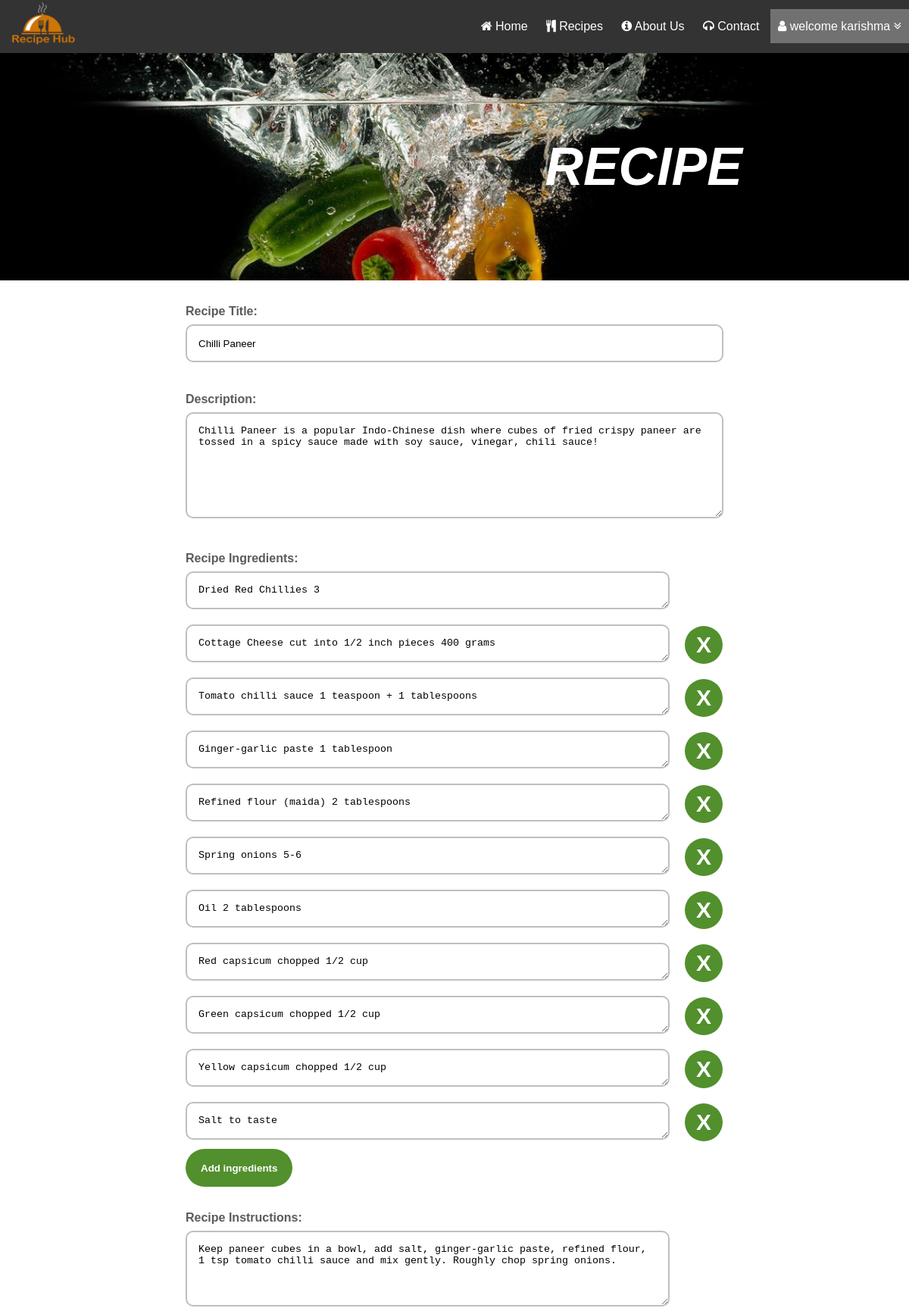
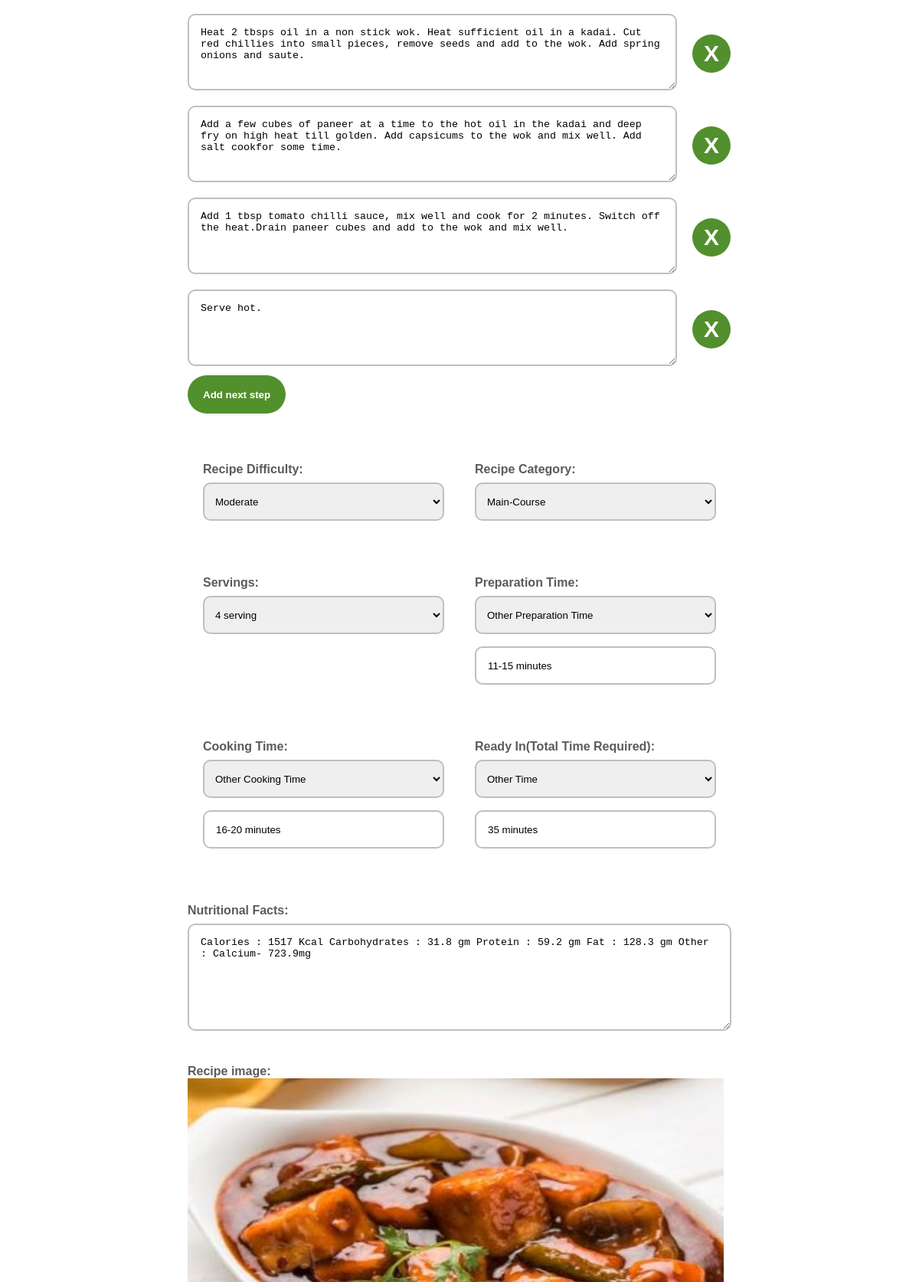
The app's page /edit.php?id=2 (signed in, upper part) with its own data (2 pictures, top to bottom).
### tables this page shows
CREATE TABLE `dishes` (
  `id` int(10) NOT NULL,
  `name` varchar(255) NOT NULL,
  `uploded_by` varchar(255) NOT NULL,
  `prep` varchar(255) NOT NULL,
  `cook` varchar(255) NOT NULL,
  `ready_in` varchar(255) NOT NULL,
  `category` varchar(255) NOT NULL,
  `serve` int(10) NOT NULL,
  `level` varchar(255) NOT NULL,
  `discription` text NOT NULL,
  `nutritions` longtext NOT NULL,
  `image` varchar(255) NOT NULL
);

CREATE TABLE `ingredients` (
  `dish_id` int(11) NOT NULL,
  `rank` int(11) NOT NULL,
  `ingredients` mediumtext NOT NULL
);

CREATE TABLE `directions` (
  `dish_id` int(11) NOT NULL,
  `step` int(11) NOT NULL,
  `directions` text NOT NULL
);

### edit.php (the view, shortened to what this page needs)
<?php
   require_once "pdo.php";
     $stmt = $pdo->prepare("SELECT * FROM `dishes` WHERE `id` = :id");
     $stmt->execute(array(":id" => $_GET['id']));
     $dish = $stmt->fetch(PDO::FETCH_ASSOC);
     $stmt = $pdo->prepare("SELECT * FROM `directions` WHERE `dish_id` = :id ORDER BY `directions`.`step` ASC ");
     $stmt->execute(array(":id" => $_GET['id']));
     $directions = $stmt->fetchAll(PDO::FETCH_ASSOC);
     $stmt = $pdo->prepare("SELECT * FROM `ingredients` WHERE `dish_id` = :id ORDER BY `ingredients`.`rank` ASC ");
     $stmt->execute(array(":id" => $_GET['id']));
     $ingredients = $stmt->fetchAll(PDO::FETCH_ASSOC);
?>
<!DOCTYPE html>
<html>
<head>
	<link rel="stylesheet" href="https://cdnjs.cloudflare.com/ajax/libs/font-awesome/4.7.0/css/font-awesome.min.css">
  <link rel="stylesheet" href="recipe_styles.css">
</head>
<body>
<div class="navbar">
  <div class="logo">
    <img src="img/recipehub.png" id="logoimg" height="70px" width="120px">
  </div>
<ul id="navlist">
  <li class="navlist"><a href="recipe_trial.php"><i class="fa fa-home" aria-hidden="true"></i> Home</a></li>
  <li class="navlist"><a href="allrecipes.php"><i class='fa fa-cutlery' aria-hidden='true'></i> Recipes</a></li>
  <li class="navlist"><a href="about.php"><i class="fa fa-info-circle" aria-hidden="true"></i> About Us</a></li>
  <li class="navlist"><a href="contact.php"><i class="fa fa-headphones" aria-hidden="true"></i> Contact</a></li>
  <li class="navlist" id='dropbtn'>
  <?php
      if(isset($_SESSION['username'])){
        echo "<a class='active'><i class='fa fa-user' aria-hidden='true'></i> welcome ".$_SESSION['username']." <i class='fa fa-angle-double-down' aria-hidden='true'></i></a>";
      }else{
        echo "<a href='landing.php'><i class='fa fa-sign-in' aria-hidden='true'></i> Login</a>";
      }
  ?>
  </li>
</ul>
</div>
<div class="div1">
  <div class="text">
    <strong>RECIPE</strong>
  </div>
</div>
<div class="main">
 <form method="post" enctype="multipart/form-data">
 	<div class="field">
  <label for="recipe_title"><strong>Recipe Title:</strong></label><br>
  <input type="text" id="recipe_title" name="recipe_title" placeholder="Your Recipe Title" required value="<?= ($dish['name'])? htmlentities($dish['name']): '' ?>">
</div>
<div class="field">
	<label for="description"><strong>Description:</strong></label><br>
	<textarea id="description" name="description" placeholder="Your Recipe Description" style="height:140px" required ><?= ($dish['discription'])? htmlentities($dish['discription']): '' ?></textarea>
</div>
<div class="field">
  <label for="ingredient1"><strong>Recipe Ingredients:</strong></label><br>
  <textarea id="ingredient1" name="ingredient1" placeholder="Enter Your Recipe Ingredients" style="height:50px; width: 90%;" required><?= htmlentities($ingredients[0]['ingredients']) ?></textarea>
  <div id="add_ingredients">
  <?php
        $ingrd_count = 1;
        for($i=1; $i < count($ingredients); $i++){
            $ingrd_count++;
            echo '<div id="ingrd'.$ingrd_count.'"  class="count_ingrd" style="position: relative;">
            <textarea id="ingredient'.$ingrd_count.'" name="ingredient'.$ingrd_count.'" placeholder="Enter Your Recipe Ingredients" style="height:50px; width: 90%;" required>'.htmlentities($ingredients[$i]["ingredients"]).'</textarea>
            <button class="delete" onclick="$(\'#ingrd'.$ingrd_count.'\').remove();console.log(ingrd_count);return false;">X</button>
            </div>';
        }
    ?>
  </div>
  <input type="button" id="add_ingredient" class="btn" value="Add ingredients">
</div>
<div class="field">
  <label for="step_text1"><strong>Recipe Instructions:</strong></label><br>
  <textarea id="step_text1" name="step1" placeholder="Enter Your Recipe Instructions" style="height:100px; width: 90%;" required><?= htmlentities($directions[0]['directions']) ?></textarea>
  <div id="add_steps">
  <?php
        $step_count = 1;
        for($i=1; $i < count($directions); $i++){
            $step_count++;
            echo '<div id="step'.$step_count.'"  class="count_steps" style="position: relative;">
            <textarea id="step_text'.$step_count.'" name="step'.$step_count.'" placeholder="Enter Your Recipe Instructions" style="height:100px; width: 90%;" required>'.htmlentities($directions[$i]["directions"]).'</textarea>
            <button class="delete" onclick="$(\'#step'.$step_count.'\').remove();return false;">X</button>
            </div>';
        }
    ?>
  </div>
  <input type="button" id="add_step" class="btn" value="Add next step">
</div>
<div class="grid">
<div class="field">
	<label for="level"><strong>Recipe Difficulty:</strong></label><br>
<select id="level" name="level" required>
        <option value="Moderate" <?= ($dish['level'] == 'Moderate')? 'selected': '' ?>>Moderate</option>
      </select>
</div>
<div class="field">
	<label for="category"><strong>Recipe Category:</strong></label><br>
<select id="category" name="category" required>
        <option value="Main-Course" <?= ($dish['category'] == 'Main-Course')? 'selected': '' ?>>Main-Course</option>
  </select>
</div>
<div class="field">
	 <label for="serving"><strong>Servings:</strong></label><br>
  <select id="serving" name="serving" required>
        <option value="4" <?= ( $dish['serve'] == '4' )? 'selected': '' ?>>4 serving</option>
  </select><br>
 </div>
<div class="field">
	 <label for="prep"><strong>Preparation Time:</strong></label><br>
  <select id="prep" name="prep" required>
        <option value="other_time" <?= ($dish['prep'] == '5 minutes' || $dish['prep'] == '15 minutes' || $dish['prep'] == '30 minutes' || $dish['prep'] == '45 minutes' || $dish['prep'] == '1 hour' || $dish['prep'] == '1:30 hours' || $dish['prep'] == '2 hours')? '': 'selected'?>>Other Preparation Time</option>
  </select><br>
  <input type="text" id="text_prep" name="text_prep" placeholder="Other Preparation Time" value="<?= $dish['prep'] ?>"
  <?= ($dish['prep'] == '5 minutes' || $dish['prep'] == '15 minutes' || $dish['prep'] == '30 minutes' || $dish['prep'] == '45 minutes' || $dish['prep'] == '1 hour' || $dish['prep'] == '1:30 hours' || $dish['prep'] == '2 hours')? 'style="display: none;"': ''?>>
 </div>
 <div class="field">
	 <label for="cook"><strong>Cooking Time:</strong></label><br>
  <select id="cook" name="cook" required>
        <option value="other_time" <?= ($dish['cook'] == '5 minutes' || $dish['cook'] == '15 minutes' || $dish['cook'] == '30 minutes' || $dish['cook'] == '45 minutes' || $dish['cook'] == '1 hour' || $dish['cook'] == '1:30 hours' || $dish['cook'] == '2 hours')? '': 'selected'?> >Other Cooking Time</option>
  </select><br>
  <input type="text" id="text_cook" name="text_cook" placeholder="Other Cooking Time" value="<?= $dish['cook'] ?>"
  <?= ($dish['cook'] == '5 minutes' || $dish['cook'] == '15 minutes' || $dish['cook'] == '30 minutes' || $dish['cook'] == '45 minutes' || $dish['cook'] == '1 hour' || $dish['cook'] == '1:30 hours' || $dish['cook'] == '2 hours')? 'style="display: none;"': ''?>>
 </div>
 <div class="field">
	 <label for="ready"><strong>Ready In(Total Time Required):</strong></label><br>
  <select id="ready" name="ready" required>
        <option value="other_time" <?= ($dish['ready_in'] == '5 minutes' || $dish['ready_in'] == '15 minutes' || $dish['ready_in'] == '30 minutes' || $dish['ready_in'] == '45 minutes' || $dish['ready_in'] == '1 hour' || $dish['ready_in'] == '1:30 hours' || $dish['ready_in'] == '2 hours')? '': 'selected'?> >Other Time</option>
  </select><br>
  <input type="text" id="text_ready" name="text_ready" placeholder="Other Time" value="<?= $dish['ready_in'] ?>"
  <?= ($dish['ready_in'] == '5 minutes' || $dish['ready_in'] == '15 minutes' || $dish['ready_in'] == '30 minutes' || $dish['ready_in'] == '45 minutes' || $dish['ready_in'] == '1 hour' || $dish['ready_in'] == '1:30 hours' || $dish['ready_in'] == '2 hours')? 'style="display: none;"': ''?>>
 </div>
</div>
<div class="field">
	<label for="nutrition"><strong>Nutritional Facts:</strong></label><br>
	<textarea id="nutrition" name="nutrition" placeholder="Enter Nutrition Facts Of Your Recipe" style="height:140px" required><?= ($dish['nutritions'])? htmlentities($dish['nutritions']): '' ?></textarea>
</div>
<div class="field">
 <label for="img"><strong>Recipe image:</strong></label><br>
 <img src="<?=$dish['image']?>" class="media" id="preview"><br>
  </div>
</form>
</div>
</body>
</html>

### recipe_styles.css (style rules this page uses)
* { box-sizing: border-box; margin: 0; padding: 0; }
body { font-family: Verdana, sans-serif; }
.navbar { position: sticky; top: 0; background-color: #333; height: 70px; line-height: 70px; z-index: 3; }
.logo { float: left; height: 100%; }
#navlist { list-style-type: none; margin: 0; padding: 0; float: right; }
.navlist { height: 100%; display: inline-block; }
.navlist:last-child { border-right: none; }
.navlist a { color: white; text-align: center; padding: 14px 10px; text-decoration: none; }
.active { background-color: #4CAF50; }
.active { background-color: #717171; }

### edit.php (style rules this page uses)
.div1 { background: url(img/bg3size.jpg); background-repeat: no-repeat; background-size: auto 100%; height: 300px; background-color: black; color: white; font-size: 70px; font-style: italic; font-family: Arial; }
.text { text-align: right; padding-left: 20px; padding-right: 220px; line-height: 300px; }
.main { margin: 2rem auto; max-width: 750px; padding: 0px 20px; }
.field { margin: 2rem auto; width: 100%; }
label { color: rgba(21, 21, 21, .7); font-weight: 600; }
.grid { width: 100%; display: inline-flex; flex-wrap: wrap; }
.grid .field { width: 50%; padding: 0px 20px; }
input[type=text], textarea { width: 100%; height: 50px; padding: 15px; margin: 8px 0; border: 2px solid #bfbfbf; border-radius: 10px; outline: none; }
.btn, .delete { height: 50px; font-weight: 600; background-color: #528f2d; border: none; border-radius: 25px; padding: 0 20px; color: #fff; outline: none; }
.delete { position: absolute; width: 50px; padding: 0; top: 50%; margin-left: 20px; transform: translateY(-25px); line-height: 50px; font-size: 30px; }
select { width: 100%; height: 50px; padding: 10px; margin: 8px 0; border: 2px solid #bfbfbf; border-radius: 10px; outline: none; }
.media { width: 700px; }

### records on screen
dishes: recipe_title "Chilli Paneer", description "Chilli Paneer is a popular Indo-Chinese dish where cubes of fried crispy paneer are tossed in a spicy sauce made with soy sauce, vinegar, chili sauce!", level "Moderate", category "Main-Course", serving "4 serving", prep "Other Preparation Time", text_prep "11-15 minutes", cook "Other Cooking Time", text_cook "16-20 minutes", ready "Other Time", text_ready "35 minutes", nutrition "Calories : 1517 Kcal Carbohydrates : 31.8 gm Protein : 59.2 gm Fat : 128.3 gm Other : Calcium- 723.9mg", image (picture)
ingredients: ingredient1 "Dried Red Chillies 3"
ingredients: ingredients "Cottage Cheese cut into 1/2 inch pieces 400 grams"
ingredients: ingredients "Tomato chilli sauce 1 teaspoon + 1 tablespoons"
ingredients: ingredients "Ginger-garlic paste 1 tablespoon"
ingredients: ingredients "Refined flour (maida) 2 tablespoons"
ingredients: ingredients "Spring onions 5-6"
ingredients: ingredients "Oil 2 tablespoons"
ingredients: ingredients "Red capsicum chopped 1/2 cup"
ingredients: ingredients "Green capsicum chopped 1/2 cup"
ingredients: ingredients "Yellow capsicum chopped 1/2 cup"
ingredients: ingredients "Salt to taste"
directions: step1 "Keep paneer cubes in a bowl, add salt, ginger-garlic paste, refined flour, 1 tsp tomato chilli sauce and mix gently. Roughly chop spring onions."
directions: directions "Heat 2 tbsps oil in a non stick wok. Heat sufficient oil in a kadai. Cut red chillies into small pieces, remove seeds and add to the wok. Add spring onions and saute."
directions: directions "Add a few cubes of paneer at a time to the hot oil in the kadai and deep fry on high heat till golden. Add capsicums to the wok and mix well. Add salt cookfor some time."
directions: directions "Add 1 tbsp tomato chilli sauce, mix well and cook for 2 minutes. Switch off the heat.Drain paneer cubes and add to the wok and mix well."
directions: directions "Serve hot."

### other values on screen
$_SESSION['username'] "karishma"
